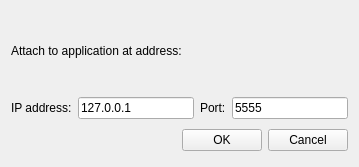
<?xml version="1.0" encoding="UTF-8"?>
<ui version="4.0">
 <class>DGLConnectDialogClass</class>
 <widget class="QWidget" name="DGLProjPropertiesTCPConnClass">
  <property name="windowModality">
   <enum>Qt::ApplicationModal</enum>
  </property>
  <property name="geometry">
   <rect>
    <x>0</x>
    <y>0</y>
    <width>359</width>
    <height>167</height>
   </rect>
  </property>
  <property name="windowTitle">
   <string>Attach to application</string>
  </property>
  <layout class="QVBoxLayout" name="verticalLayout_2">
   <item>
    <widget class="QLabel" name="label_3">
     <property name="text">
      <string>Attach to application at address:</string>
     </property>
    </widget>
   </item>
   <item>
    <layout class="QHBoxLayout" name="horizontalLayout">
     <item>
      <widget class="QLabel" name="label">
       <property name="text">
        <string>IP address:</string>
       </property>
      </widget>
     </item>
     <item>
      <widget class="QLineEdit" name="lineEdit_IpAddress">
       <property name="text">
        <string>127.0.0.1</string>
       </property>
      </widget>
     </item>
     <item>
      <widget class="QLabel" name="label_2">
       <property name="text">
        <string>Port:</string>
       </property>
      </widget>
     </item>
     <item>
      <widget class="QLineEdit" name="lineEdit_TcpPort">
       <property name="text">
        <string>5555</string>
       </property>
      </widget>
     </item>
    </layout>
   </item>
   <item>
    <layout class="QHBoxLayout">
     <property name="spacing">
      <number>6</number>
     </property>
     <property name="margin">
      <number>0</number>
     </property>
     <item>
      <spacer>
       <property name="orientation">
        <enum>Qt::Horizontal</enum>
       </property>
       <property name="sizeHint" stdset="0">
        <size>
         <width>131</width>
         <height>31</height>
        </size>
       </property>
      </spacer>
     </item>
     <item>
      <widget class="QPushButton" name="okButton">
       <property name="text">
        <string>OK</string>
       </property>
      </widget>
     </item>
     <item>
      <widget class="QPushButton" name="cancelButton">
       <property name="text">
        <string>Cancel</string>
       </property>
      </widget>
     </item>
    </layout>
   </item>
  </layout>
 </widget>
 <resources/>
 <connections>
  <connection>
   <sender>okButton</sender>
   <signal>clicked()</signal>
   <receiver>DGLProjPropertiesTCPConnClass</receiver>
   <slot>accept()</slot>
   <hints>
    <hint type="sourcelabel">
     <x>278</x>
     <y>253</y>
    </hint>
    <hint type="destinationlabel">
     <x>96</x>
     <y>254</y>
    </hint>
   </hints>
  </connection>
  <connection>
   <sender>cancelButton</sender>
   <signal>clicked()</signal>
   <receiver>DGLProjPropertiesTCPConnClass</receiver>
   <slot>reject()</slot>
   <hints>
    <hint type="sourcelabel">
     <x>369</x>
     <y>253</y>
    </hint>
    <hint type="destinationlabel">
     <x>179</x>
     <y>282</y>
    </hint>
   </hints>
  </connection>
 </connections>
</ui>
